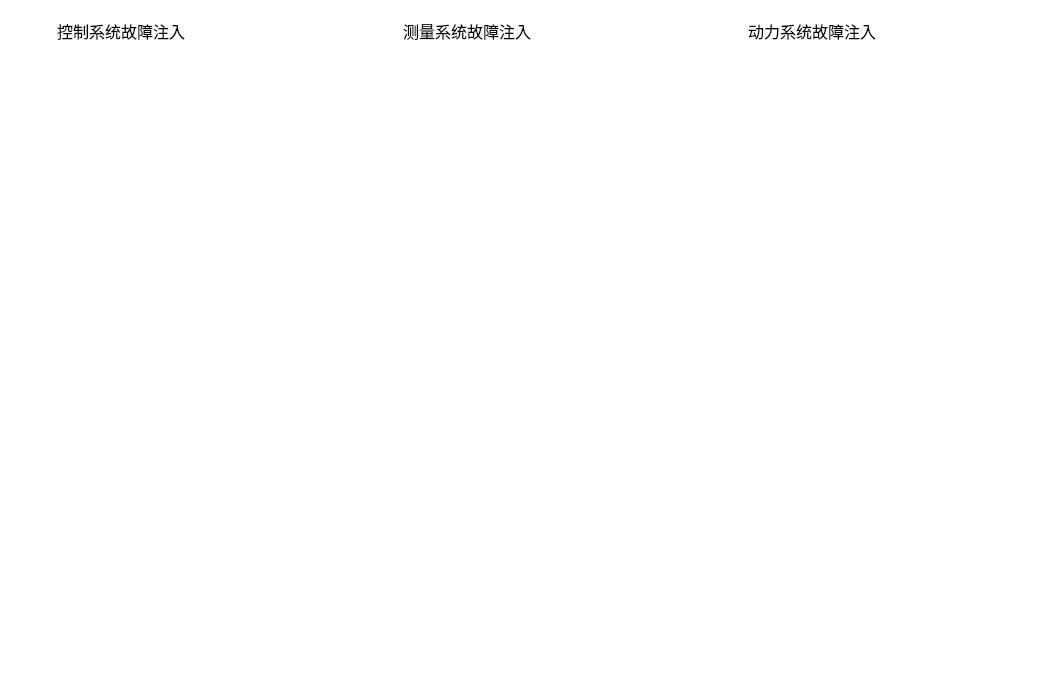
<?xml version="1.0" encoding="UTF-8"?>
<ui version="4.0">
 <class>CenterOperateF</class>
 <widget class="QWidget" name="CenterOperateF">
  <property name="geometry">
   <rect>
    <x>0</x>
    <y>0</y>
    <width>1037</width>
    <height>678</height>
   </rect>
  </property>
  <property name="windowTitle">
   <string>Form</string>
  </property>
  <property name="styleSheet">
   <string notr="true">background-color: rgb(255, 255, 255);</string>
  </property>
  <layout class="QHBoxLayout" name="horizontalLayout">
   <property name="spacing">
    <number>30</number>
   </property>
   <property name="leftMargin">
    <number>15</number>
   </property>
   <property name="topMargin">
    <number>15</number>
   </property>
   <property name="rightMargin">
    <number>15</number>
   </property>
   <property name="bottomMargin">
    <number>15</number>
   </property>
   <item>
    <widget class="QWidget" name="widget" native="true">
     <property name="styleSheet">
      <string notr="true">background-color: rgb(255, 255, 255);</string>
     </property>
     <layout class="QVBoxLayout" name="verticalLayout_2">
      <property name="spacing">
       <number>0</number>
      </property>
      <property name="leftMargin">
       <number>0</number>
      </property>
      <property name="topMargin">
       <number>0</number>
      </property>
      <property name="rightMargin">
       <number>0</number>
      </property>
      <property name="bottomMargin">
       <number>0</number>
      </property>
      <item>
       <widget class="QWidget" name="widget_2" native="true">
        <property name="minimumSize">
         <size>
          <width>0</width>
          <height>32</height>
         </size>
        </property>
        <property name="maximumSize">
         <size>
          <width>16777215</width>
          <height>32</height>
         </size>
        </property>
        <property name="styleSheet">
         <string notr="true">border-image: url(:/FaultInjection/images/white.png);
background-color:rgba(255, 255, 255, 100%);
</string>
        </property>
        <layout class="QHBoxLayout" name="horizontalLayout_2">
         <property name="leftMargin">
          <number>6</number>
         </property>
         <property name="topMargin">
          <number>0</number>
         </property>
         <property name="rightMargin">
          <number>6</number>
         </property>
         <property name="bottomMargin">
          <number>0</number>
         </property>
         <item>
          <widget class="QLabel" name="label_2">
           <property name="minimumSize">
            <size>
             <width>30</width>
             <height>30</height>
            </size>
           </property>
           <property name="maximumSize">
            <size>
             <width>30</width>
             <height>30</height>
            </size>
           </property>
           <property name="styleSheet">
            <string notr="true">image: url(:/FaultInjection/images/icon5.png);</string>
           </property>
           <property name="text">
            <string/>
           </property>
          </widget>
         </item>
         <item>
          <widget class="QLabel" name="label">
           <property name="minimumSize">
            <size>
             <width>180</width>
             <height>0</height>
            </size>
           </property>
           <property name="font">
            <font>
             <family>微软雅黑</family>
             <pointsize>12</pointsize>
            </font>
           </property>
           <property name="styleSheet">
            <string notr="true">background-color: rgb(255, 255, 255);</string>
           </property>
           <property name="text">
            <string>控制系统故障注入</string>
           </property>
          </widget>
         </item>
         <item>
          <spacer name="horizontalSpacer">
           <property name="orientation">
            <enum>Qt::Horizontal</enum>
           </property>
           <property name="sizeType">
            <enum>QSizePolicy::Expanding</enum>
           </property>
           <property name="sizeHint" stdset="0">
            <size>
             <width>30</width>
             <height>20</height>
            </size>
           </property>
          </spacer>
         </item>
         <item>
          <widget class="QPushButton" name="pb_addControlFault">
           <property name="minimumSize">
            <size>
             <width>31</width>
             <height>31</height>
            </size>
           </property>
           <property name="maximumSize">
            <size>
             <width>31</width>
             <height>31</height>
            </size>
           </property>
           <property name="styleSheet">
            <string notr="true">image: url(:/FaultInjection/images/icon／more_active.png);
border:0px;</string>
           </property>
           <property name="text">
            <string/>
           </property>
          </widget>
         </item>
        </layout>
       </widget>
      </item>
      <item>
       <widget class="QWidget" name="wgt_Control" native="true">
        <property name="styleSheet">
         <string notr="true">background-color:rgba(255, 255, 255, 0%);
border-image: url(:/FaultInjection/images/故障参数集.png);</string>
        </property>
       </widget>
      </item>
     </layout>
    </widget>
   </item>
   <item>
    <widget class="QWidget" name="widget_4" native="true">
     <property name="styleSheet">
      <string notr="true"/>
     </property>
     <layout class="QVBoxLayout" name="verticalLayout_4">
      <property name="spacing">
       <number>0</number>
      </property>
      <property name="leftMargin">
       <number>0</number>
      </property>
      <property name="topMargin">
       <number>0</number>
      </property>
      <property name="rightMargin">
       <number>0</number>
      </property>
      <property name="bottomMargin">
       <number>0</number>
      </property>
      <item>
       <widget class="QWidget" name="widget_7" native="true">
        <property name="minimumSize">
         <size>
          <width>0</width>
          <height>32</height>
         </size>
        </property>
        <property name="maximumSize">
         <size>
          <width>16777215</width>
          <height>32</height>
         </size>
        </property>
        <property name="styleSheet">
         <string notr="true">border-image: url(:/FaultInjection/images/white.png);</string>
        </property>
        <layout class="QHBoxLayout" name="horizontalLayout_3">
         <property name="leftMargin">
          <number>6</number>
         </property>
         <property name="topMargin">
          <number>0</number>
         </property>
         <property name="rightMargin">
          <number>6</number>
         </property>
         <property name="bottomMargin">
          <number>0</number>
         </property>
         <item>
          <widget class="QLabel" name="label_5">
           <property name="minimumSize">
            <size>
             <width>30</width>
             <height>30</height>
            </size>
           </property>
           <property name="maximumSize">
            <size>
             <width>30</width>
             <height>30</height>
            </size>
           </property>
           <property name="styleSheet">
            <string notr="true">image: url(:/FaultInjection/images/icon5.png);</string>
           </property>
           <property name="text">
            <string/>
           </property>
          </widget>
         </item>
         <item>
          <widget class="QLabel" name="label_3">
           <property name="minimumSize">
            <size>
             <width>180</width>
             <height>0</height>
            </size>
           </property>
           <property name="font">
            <font>
             <family>微软雅黑</family>
             <pointsize>12</pointsize>
            </font>
           </property>
           <property name="styleSheet">
            <string notr="true">background-color:rgba(255, 255, 255, 100%);
</string>
           </property>
           <property name="text">
            <string>测量系统故障注入</string>
           </property>
          </widget>
         </item>
         <item>
          <spacer name="horizontalSpacer_3">
           <property name="orientation">
            <enum>Qt::Horizontal</enum>
           </property>
           <property name="sizeHint" stdset="0">
            <size>
             <width>30</width>
             <height>20</height>
            </size>
           </property>
          </spacer>
         </item>
         <item>
          <widget class="QPushButton" name="pb_addMeasurementFault">
           <property name="minimumSize">
            <size>
             <width>31</width>
             <height>31</height>
            </size>
           </property>
           <property name="maximumSize">
            <size>
             <width>31</width>
             <height>31</height>
            </size>
           </property>
           <property name="styleSheet">
            <string notr="true">image: url(:/FaultInjection/images/icon／more_active.png);
border:0px;</string>
           </property>
           <property name="text">
            <string/>
           </property>
          </widget>
         </item>
        </layout>
        <zorder>label_3</zorder>
        <zorder>pb_addMeasurementFault</zorder>
        <zorder>label_5</zorder>
       </widget>
      </item>
      <item>
       <widget class="QWidget" name="wgt_Measurement" native="true">
        <property name="styleSheet">
         <string notr="true">background-color:rgba(255, 255, 255, 0%);
border-image: url(:/FaultInjection/images/故障参数集.png);</string>
        </property>
       </widget>
      </item>
     </layout>
    </widget>
   </item>
   <item>
    <widget class="QWidget" name="widget_9" native="true">
     <property name="styleSheet">
      <string notr="true"/>
     </property>
     <layout class="QVBoxLayout" name="verticalLayout_5">
      <property name="spacing">
       <number>0</number>
      </property>
      <property name="leftMargin">
       <number>0</number>
      </property>
      <property name="topMargin">
       <number>0</number>
      </property>
      <property name="rightMargin">
       <number>0</number>
      </property>
      <property name="bottomMargin">
       <number>0</number>
      </property>
      <item>
       <widget class="QWidget" name="widget_10" native="true">
        <property name="minimumSize">
         <size>
          <width>0</width>
          <height>32</height>
         </size>
        </property>
        <property name="maximumSize">
         <size>
          <width>16777215</width>
          <height>32</height>
         </size>
        </property>
        <property name="styleSheet">
         <string notr="true">border-image: url(:/FaultInjection/images/white.png);</string>
        </property>
        <layout class="QHBoxLayout" name="horizontalLayout_4">
         <property name="leftMargin">
          <number>6</number>
         </property>
         <property name="topMargin">
          <number>0</number>
         </property>
         <property name="rightMargin">
          <number>6</number>
         </property>
         <property name="bottomMargin">
          <number>0</number>
         </property>
         <item>
          <widget class="QLabel" name="label_6">
           <property name="minimumSize">
            <size>
             <width>30</width>
             <height>30</height>
            </size>
           </property>
           <property name="maximumSize">
            <size>
             <width>30</width>
             <height>30</height>
            </size>
           </property>
           <property name="styleSheet">
            <string notr="true">image: url(:/FaultInjection/images/icon5.png);</string>
           </property>
           <property name="text">
            <string/>
           </property>
          </widget>
         </item>
         <item>
          <widget class="QLabel" name="label_4">
           <property name="minimumSize">
            <size>
             <width>180</width>
             <height>0</height>
            </size>
           </property>
           <property name="font">
            <font>
             <family>微软雅黑</family>
             <pointsize>12</pointsize>
            </font>
           </property>
           <property name="text">
            <string>动力系统故障注入</string>
           </property>
          </widget>
         </item>
         <item>
          <spacer name="horizontalSpacer_4">
           <property name="orientation">
            <enum>Qt::Horizontal</enum>
           </property>
           <property name="sizeHint" stdset="0">
            <size>
             <width>30</width>
             <height>20</height>
            </size>
           </property>
          </spacer>
         </item>
         <item>
          <widget class="QPushButton" name="pb_addPowerFault">
           <property name="minimumSize">
            <size>
             <width>31</width>
             <height>31</height>
            </size>
           </property>
           <property name="maximumSize">
            <size>
             <width>31</width>
             <height>31</height>
            </size>
           </property>
           <property name="styleSheet">
            <string notr="true">image: url(:/FaultInjection/images/icon／more_active.png);
border:0px;</string>
           </property>
           <property name="text">
            <string/>
           </property>
          </widget>
         </item>
        </layout>
       </widget>
      </item>
      <item>
       <widget class="QWidget" name="wgt_Power" native="true">
        <property name="styleSheet">
         <string notr="true">background-color:rgba(255, 255, 255, 0%);
border-image: url(:/FaultInjection/images/故障参数集.png);</string>
        </property>
       </widget>
      </item>
     </layout>
    </widget>
   </item>
  </layout>
 </widget>
 <resources>
  <include location="FaultInjection.qrc"/>
 </resources>
 <connections/>
</ui>
